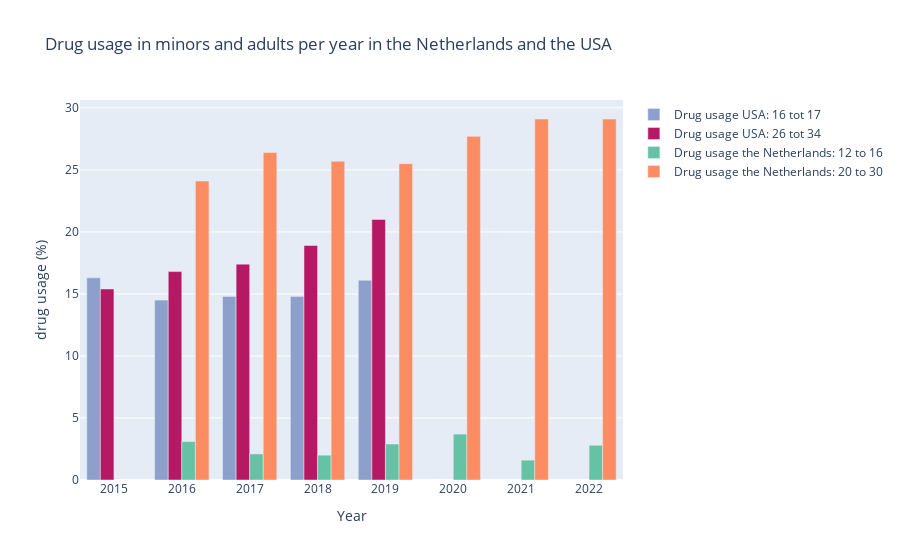

Here is the notebook cell this chart was saved with:
### Markdown cell above
The relationship to be discovered below is about drug use in a country where the use of soft drugs is decriminalised, namely the Netherlands. In this country, we see that drug use among minors is very low compared to the United States. Among adults, on the contrary, we see that drug use has increased enormously, for this target group it is much easier to obtain drugs and it is therefore a lot more accessible to use drugs. In the United States, where drugs are illegal in almost all states, this trend is almost not visible. In the US, drug use among minors is already significantly high and does not significantly increase or decrease after adulthood. Based on this data, it can be argued that better regulation of (soft) drugs causes minors to wait to use drugs and it can be argued that this can contribute to a healthier youth.

### Code cell
# Read the CSV file
df_ned = pd.read_csv('cbs_dataset.csv')
df_usa = pd.read_csv('pre_usa.csv')

df_ned_16_20 = df_ned [df_ned ['\ufeff"Persoonskenmerken"'] == 'Leeftijd: 12 tot 16 jaar']
df_ned_20_30 = df_ned [df_ned ['\ufeff"Persoonskenmerken"'] == 'Leeftijd: 20 tot 30 jaar']


# Bars maken, kleur geven en titel geven 
fig = go.Figure(data=[
    go.Bar(name='Drug usage USA: 16 tot 17', x=df_usa['Year'], y=df_usa['16 to 17 years'], marker=dict(color='rgb(141,160,203)')),
    go.Bar(name='Drug usage USA: 26 tot 34', x=df_usa['Year'], y=df_usa['26 to 34 years'], marker=dict(color='rgb(181,25,99)')),
    go.Bar(name='Drug usage the Netherlands: 12 to 16', x=df_ned_16_20['Perioden'], y=df_ned_16_20['Drugsgebruik, 12 jaar of ouder/Drugsgebruik totaal/Afgelopen jaar (%)'], marker=dict(color='rgb(102,194,165)')),
    go.Bar(name='Drug usage the Netherlands: 20 to 30', x=df_ned_20_30['Perioden'], y=df_ned_20_30['Drugsgebruik, 12 jaar of ouder/Drugsgebruik totaal/Afgelopen jaar (%)'], marker=dict(color='rgb(252,141,98)')),
])

# Opmaak van de grafiek
fig.update_layout(title=dict(text='Drug usage in minors and adults per year in the Netherlands and the USA'), 
    xaxis_type='category', xaxis=dict(title='Year', tickmode='linear'), 
    yaxis=dict(title='drug usage (%)'),
    barmode='group',
    autotypenumbers='convert types')

### Figure 1 — Plotly figure (JSON) as saved in the notebook; plotly's stock layout.template omitted (floating-point values rounded to 4 significant figures)
{"data": [{"marker": {"color": "rgb(141,160,203)"}, "name": "Drug usage USA: 16 tot 17", "type": "bar", "x": [2015, 2016, 2017, 2018, 2019], "y": [16.3, 14.5, 14.8, 14.8, 16.1]}, {"marker": {"color": "rgb(181,25,99)"}, "name": "Drug usage USA: 26 tot 34", "type": "bar", "x": [2015, 2016, 2017, 2018, 2019], "y": [15.4, 16.8, 17.4, 18.9, 21]}, {"marker": {"color": "rgb(102,194,165)"}, "name": "Drug usage the Netherlands: 12 to 16", "type": "bar", "x": [2016, 2017, 2018, 2019, 2020, 2021, 2022], "y": [3.1, 2.1, 2, 2.9, 3.7, 1.6, 2.8]}, {"marker": {"color": "rgb(252,141,98)"}, "name": "Drug usage the Netherlands: 20 to 30", "type": "bar", "x": [2016, 2017, 2018, 2019, 2020, 2021, 2022], "y": [24.1, 26.4, 25.7, 25.5, 27.7, 29.1, 29.1]}], "layout": {"autotypenumbers": "convert types", "barmode": "group", "title": {"text": "Drug usage in minors and adults per year in the Netherlands and the USA"}, "xaxis": {"tickmode": "linear", "title": {"text": "Year"}, "type": "category"}, "yaxis": {"title": {"text": "drug usage (%)"}}}}
